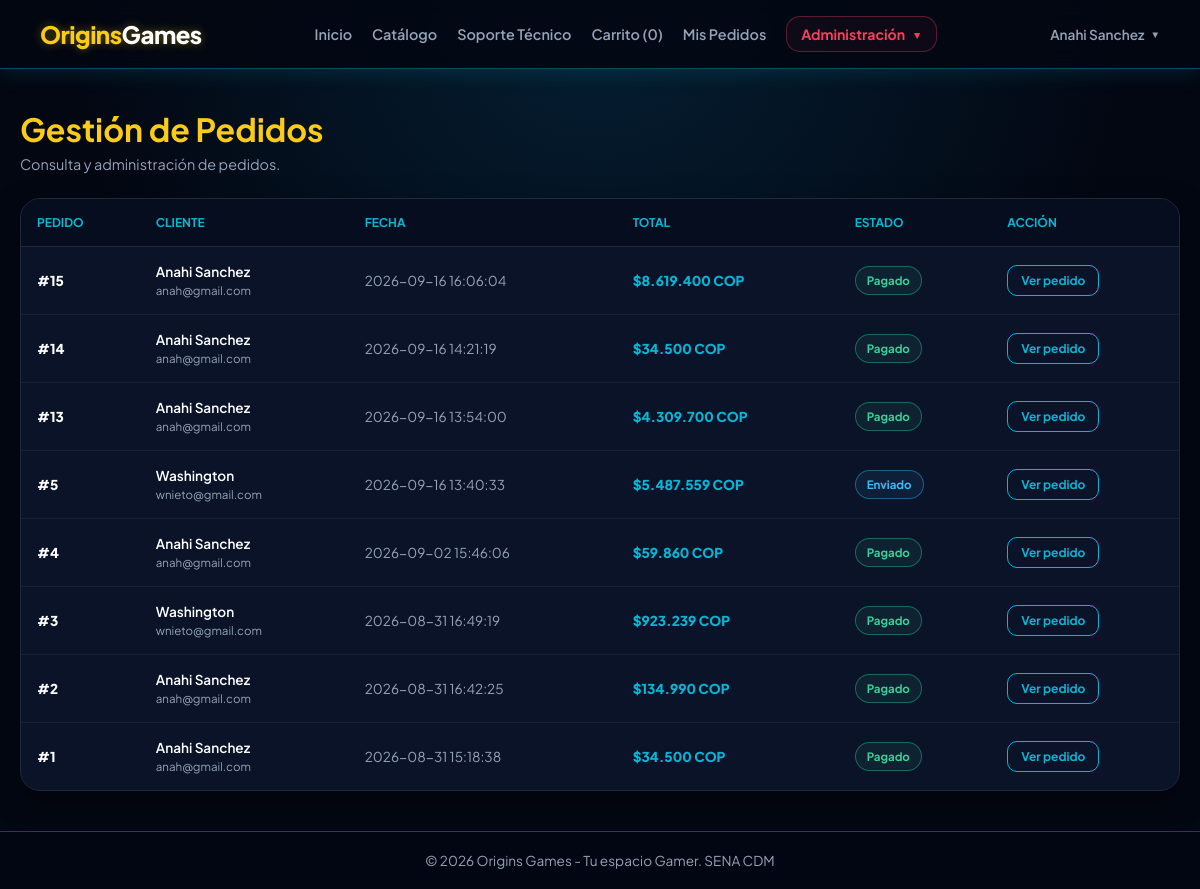
/pedido/admin (signed in), run on an earlier commit of the app's database.
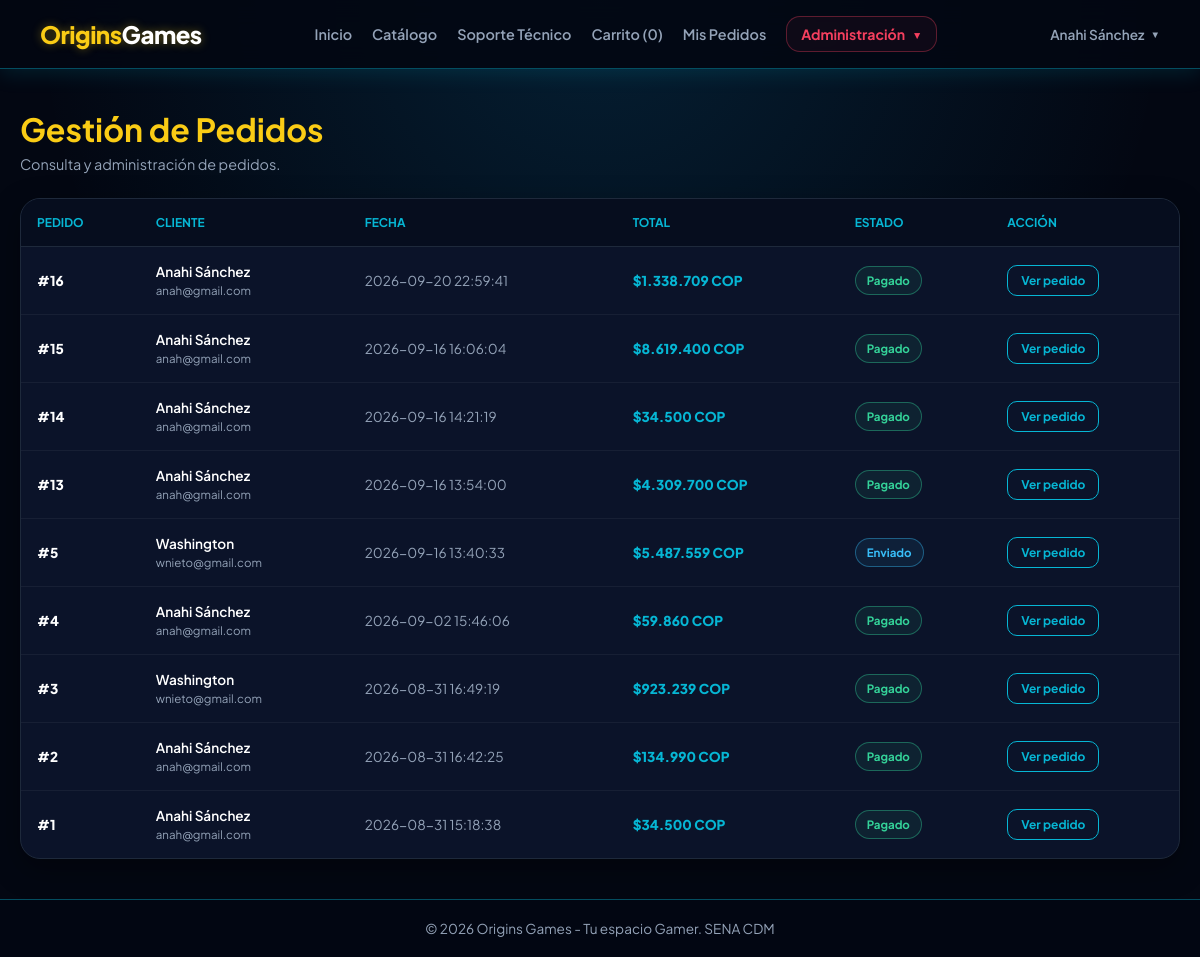
And on a later commit of the database.
### tables this page shows
CREATE TABLE `pedidos` (
  `id` int(11) NOT NULL,
  `usuario_id` int(11) NOT NULL,
  `total` decimal(10,2) NOT NULL,
  `estado` enum('pendiente','pagado','enviado','cancelado') DEFAULT 'pendiente',
  `fecha_pedido` timestamp NOT NULL DEFAULT current_timestamp()
);

CREATE TABLE `usuarios` (
  `id` int(11) NOT NULL,
  `rol_id` int(11) NOT NULL DEFAULT 2,
  `nombre` varchar(100) NOT NULL,
  `email` varchar(150) NOT NULL,
  `password` varchar(255) NOT NULL,
  `telefono` varchar(20) DEFAULT NULL,
  `direccion` text DEFAULT NULL,
  `creado_en` timestamp NOT NULL DEFAULT current_timestamp()
);

### controllers/PedidoController.php (called while the page is built, shortened)
<?php
require_once __DIR__ . '/../config/AuthMiddleware.php';
require_once __DIR__ . '/../models/Pedido.php';
class PedidoController
{
    private $pedidoModel;
    public function __construct()
    {
        $this->pedidoModel = new Pedido();
    }
    public function admin()
    {
        $pedidos = $this->pedidoModel
            ->obtenerTodosLosPedidos();
        require __DIR__ . '/../views/layouts/header.php';
        require __DIR__ . '/../views/pedidos/admin.php';
        require __DIR__ . '/../views/layouts/footer.php';
    }
}

### config/AuthMiddleware.php (called while the page is built, shortened)
<?php
class AuthMiddleware {
    public static function isLogged() {
        return isset($_SESSION['usuario']);
    }
}

### config/database.php (called while the page is built)
<?php
class Database {
    private static $host = "localhost";
    private static $db_name = "origins_games";
    private static $username = "root";
    private static $password = "";
    private static $conn = null;
    public static function connect() {
        if (self::$conn === null) {
            try {
                self::$conn = new PDO(
                    "mysql:host=" . self::$host . ";dbname=" . self::$db_name . ";charset=utf8mb4",
                    self::$username,
                    self::$password,
                    [
                        PDO::ATTR_ERRMODE => PDO::ERRMODE_EXCEPTION,
                        PDO::ATTR_DEFAULT_FETCH_MODE => PDO::FETCH_ASSOC,
                        PDO::ATTR_EMULATE_PREPARES => false
                    ]
                );
            } catch (PDOException $e) {
                die("Error de Conexión: " . $e->getMessage());
            }
        }
        return self::$conn;
    }
}

### models/Pedido.php (called while the page is built, shortened)
<?php
require_once __DIR__ . '/../config/database.php';
class Pedido
{
    private $db;
    public function __construct()
    {
        $this->db = Database::connect();
    }
    public function obtenerTodosLosPedidos()
    {
        $sql = "
            SELECT
                p.id,
                p.usuario_id,
                p.total,
                p.estado,
                p.fecha_pedido,
                u.nombre AS cliente,
                u.email
            FROM pedidos p
            INNER JOIN usuarios u
                ON u.id = p.usuario_id
            ORDER BY p.fecha_pedido DESC, p.id DESC
        ";
        $stmt = $this->db->query($sql);
        return $stmt->fetchAll(PDO::FETCH_ASSOC);
    }
}

### views/pedidos/admin.php (the view, shortened to what the changed rows need)
<div class="pedidos-header">
    <div>
        <h2>Gestión de Pedidos</h2>
    </div>
</div>
<div class="pedidos-card">
    <?php if (!empty($pedidos)): ?>
        <div class="pedidos-table-wrap">
            <table class="pedidos-table">
                <thead>
                    <tr>
                        <th>Pedido</th>
                        <th>Cliente</th>
                        <th>Fecha</th>
                        <th>Total</th>
                        <th>Estado</th>
                        <th>Acción</th>
                    </tr>
                </thead>
                <tbody>
                    <?php foreach ($pedidos as $pedido): ?>
                        <tr>
                            <td>
                                <span class="pedido-id">
                                    #<?= (int) $pedido['id'] ?>
                                </span>
                            </td>
                            <td>
                                <div class="pedido-cliente">
                                    <?= htmlspecialchars($pedido['cliente']) ?>
                                </div>
                                <div style="font-size:.72rem; margin-top:3px;">
                                    <?= htmlspecialchars($pedido['email']) ?>
                                </div>
                            </td>
                            <td>
                                <?= htmlspecialchars($pedido['fecha_pedido']) ?>
                            </td>
                            <td>
                                <span class="pedido-total">
                                    $<?= number_format(
                                        (float) $pedido['total'],
                                        0,
                                        ',',
                                        '.'
                                    ) ?> COP
                                </span>
                            </td>
                            <td>
                                <span class="estado-badge estado-<?= htmlspecialchars($pedido['estado']) ?>">
                                    <?= htmlspecialchars(
                                        ucfirst($pedido['estado'])
                                    ) ?>
                                </span>
                            </td>
                            <td>
                                <a
                                    class="btn-ver-pedido"
                                    href="/origins_games/pedido/ver?id=<?= (int) $pedido['id'] ?>"
                                >
                                    Ver pedido
                                </a>
                            </td>
                        </tr>
                    <?php endforeach; ?>
                </tbody>
            </table>
        </div>
    <?php else: ?>
        <div class="sin-pedidos">
            No hay pedidos registrados.
        </div>
    <?php endif; ?>
</div>

### views/layouts/header.php (shortened to what the changed rows need)
<?php
require_once __DIR__ . '/../../config/AuthMiddleware.php';
?>
<!DOCTYPE html>
<html lang="es">
<head>
</head>
<body>
<header class="navbar">
    <div class="auth-buttons">
        <?php if (AuthMiddleware::isLogged()): ?>
            <div class="user-profile-menu">
                <a
                    href="#"
                    class="user-profile-button"
                    onclick="return false;"
                >
                    <?= htmlspecialchars(
                        $_SESSION['usuario']['nombre'] ?? 'Usuario'
                    ) ?>
                    <span class="user-profile-arrow">
                        ▼
                    </span>
                </a>
            </div>
        <?php endif; ?>
    </div>
</header>
<main class="container">

What changed in the data, as far as the page shows it:
added pedidos: id "16", usuario.nombre "Anahi Sánchez", usuario.email "anah@gmail.com", fecha_pedido "2026-09-20 22:59:41", total "1.338.709", estado "Pagado"
changed through a linked row, pedidos id 15: usuario.nombre "Anahi Sanchez" → "Anahi Sánchez"
changed through a linked row, pedidos id 14: usuario.nombre "Anahi Sanchez" → "Anahi Sánchez"
changed through a linked row, pedidos id 13: usuario.nombre "Anahi Sanchez" → "Anahi Sánchez"
changed through a linked row, pedidos id 4: usuario.nombre "Anahi Sanchez" → "Anahi Sánchez"
changed through a linked row, pedidos id 2: usuario.nombre "Anahi Sanchez" → "Anahi Sánchez"
changed through a linked row, pedidos id 1: usuario.nombre "Anahi Sanchez" → "Anahi Sánchez"
Also different on the page:
$_SESSION['usuario']['nombre']: "Anahi Sanchez" → "Anahi Sánchez"
